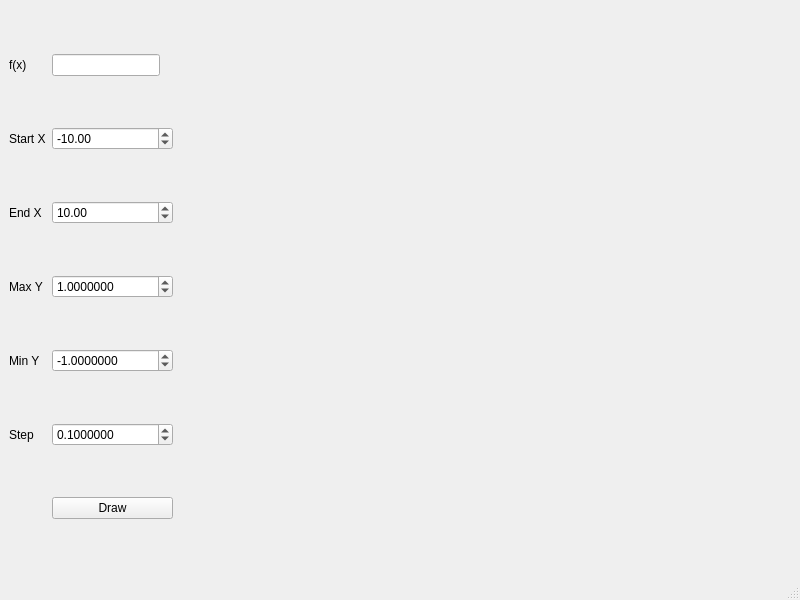
<?xml version="1.0" encoding="UTF-8"?>
<ui version="4.0">
 <class>GraphWindow</class>
 <widget class="QMainWindow" name="GraphWindow">
  <property name="geometry">
   <rect>
    <x>0</x>
    <y>0</y>
    <width>800</width>
    <height>600</height>
   </rect>
  </property>
  <property name="windowTitle">
   <string>MainWindow</string>
  </property>
  <widget class="QWidget" name="centralwidget">
   <layout class="QGridLayout" name="gridLayout">
    <item row="0" column="0">
     <layout class="QHBoxLayout" name="horizontalLayout">
      <item>
       <layout class="QGridLayout" name="gridLayout_2">
        <property name="sizeConstraint">
         <enum>QLayout::SetDefaultConstraint</enum>
        </property>
        <item row="1" column="0">
         <widget class="QLabel" name="label_2">
          <property name="text">
           <string>Start X</string>
          </property>
         </widget>
        </item>
        <item row="4" column="0">
         <widget class="QLabel" name="label_5">
          <property name="text">
           <string>Min Y</string>
          </property>
         </widget>
        </item>
        <item row="5" column="0">
         <widget class="QLabel" name="label_6">
          <property name="text">
           <string>Step</string>
          </property>
         </widget>
        </item>
        <item row="5" column="2">
         <widget class="QDoubleSpinBox" name="doubleSpinBox_step">
          <property name="decimals">
           <number>7</number>
          </property>
          <property name="minimum">
           <double>0.000000000000000</double>
          </property>
          <property name="maximum">
           <double>100.000000000000000</double>
          </property>
          <property name="value">
           <double>0.100000000000000</double>
          </property>
         </widget>
        </item>
        <item row="0" column="2">
         <widget class="QLineEdit" name="lineEdit_f_x">
          <property name="sizePolicy">
           <sizepolicy hsizetype="Maximum" vsizetype="Maximum">
            <horstretch>0</horstretch>
            <verstretch>0</verstretch>
           </sizepolicy>
          </property>
          <property name="text">
           <string/>
          </property>
         </widget>
        </item>
        <item row="2" column="0">
         <widget class="QLabel" name="label_3">
          <property name="text">
           <string>End X</string>
          </property>
         </widget>
        </item>
        <item row="3" column="2">
         <widget class="QDoubleSpinBox" name="doubleSpinBox_max_y">
          <property name="decimals">
           <number>7</number>
          </property>
          <property name="minimum">
           <double>-1000000.000000000000000</double>
          </property>
          <property name="maximum">
           <double>1000000.000000000000000</double>
          </property>
          <property name="value">
           <double>1.000000000000000</double>
          </property>
         </widget>
        </item>
        <item row="3" column="0">
         <widget class="QLabel" name="label_4">
          <property name="text">
           <string>Max Y</string>
          </property>
         </widget>
        </item>
        <item row="1" column="2">
         <widget class="QDoubleSpinBox" name="doubleSpinBox_start_x">
          <property name="sizePolicy">
           <sizepolicy hsizetype="Preferred" vsizetype="Fixed">
            <horstretch>0</horstretch>
            <verstretch>0</verstretch>
           </sizepolicy>
          </property>
          <property name="minimum">
           <double>-1000000.000000000000000</double>
          </property>
          <property name="maximum">
           <double>1000000.000000000000000</double>
          </property>
          <property name="value">
           <double>-10.000000000000000</double>
          </property>
         </widget>
        </item>
        <item row="4" column="2">
         <widget class="QDoubleSpinBox" name="doubleSpinBox_min_y">
          <property name="decimals">
           <number>7</number>
          </property>
          <property name="minimum">
           <double>-1000000.000000000000000</double>
          </property>
          <property name="maximum">
           <double>1000000.000000000000000</double>
          </property>
          <property name="value">
           <double>-1.000000000000000</double>
          </property>
         </widget>
        </item>
        <item row="0" column="0">
         <widget class="QLabel" name="label">
          <property name="text">
           <string>f(x)</string>
          </property>
         </widget>
        </item>
        <item row="2" column="2">
         <widget class="QDoubleSpinBox" name="doubleSpinBox_end_x">
          <property name="minimum">
           <double>-1000000.000000000000000</double>
          </property>
          <property name="maximum">
           <double>1000000.000000000000000</double>
          </property>
          <property name="value">
           <double>10.000000000000000</double>
          </property>
         </widget>
        </item>
        <item row="6" column="2">
         <widget class="QPushButton" name="pushButton_draw">
          <property name="text">
           <string>Draw</string>
          </property>
         </widget>
        </item>
       </layout>
      </item>
      <item>
       <widget class="QCustomPlot" name="widget" native="true">
        <property name="sizePolicy">
         <sizepolicy hsizetype="Expanding" vsizetype="Expanding">
          <horstretch>0</horstretch>
          <verstretch>0</verstretch>
         </sizepolicy>
        </property>
       </widget>
      </item>
     </layout>
    </item>
   </layout>
  </widget>
  <widget class="QMenuBar" name="menubar">
   <property name="geometry">
    <rect>
     <x>0</x>
     <y>0</y>
     <width>800</width>
     <height>24</height>
    </rect>
   </property>
  </widget>
  <widget class="QStatusBar" name="statusbar"/>
 </widget>
 <customwidgets>
  <customwidget>
   <class>QCustomPlot</class>
   <extends>QWidget</extends>
   <header location="global">qcustomplot.h</header>
   <container>1</container>
  </customwidget>
 </customwidgets>
 <resources/>
 <connections/>
</ui>
